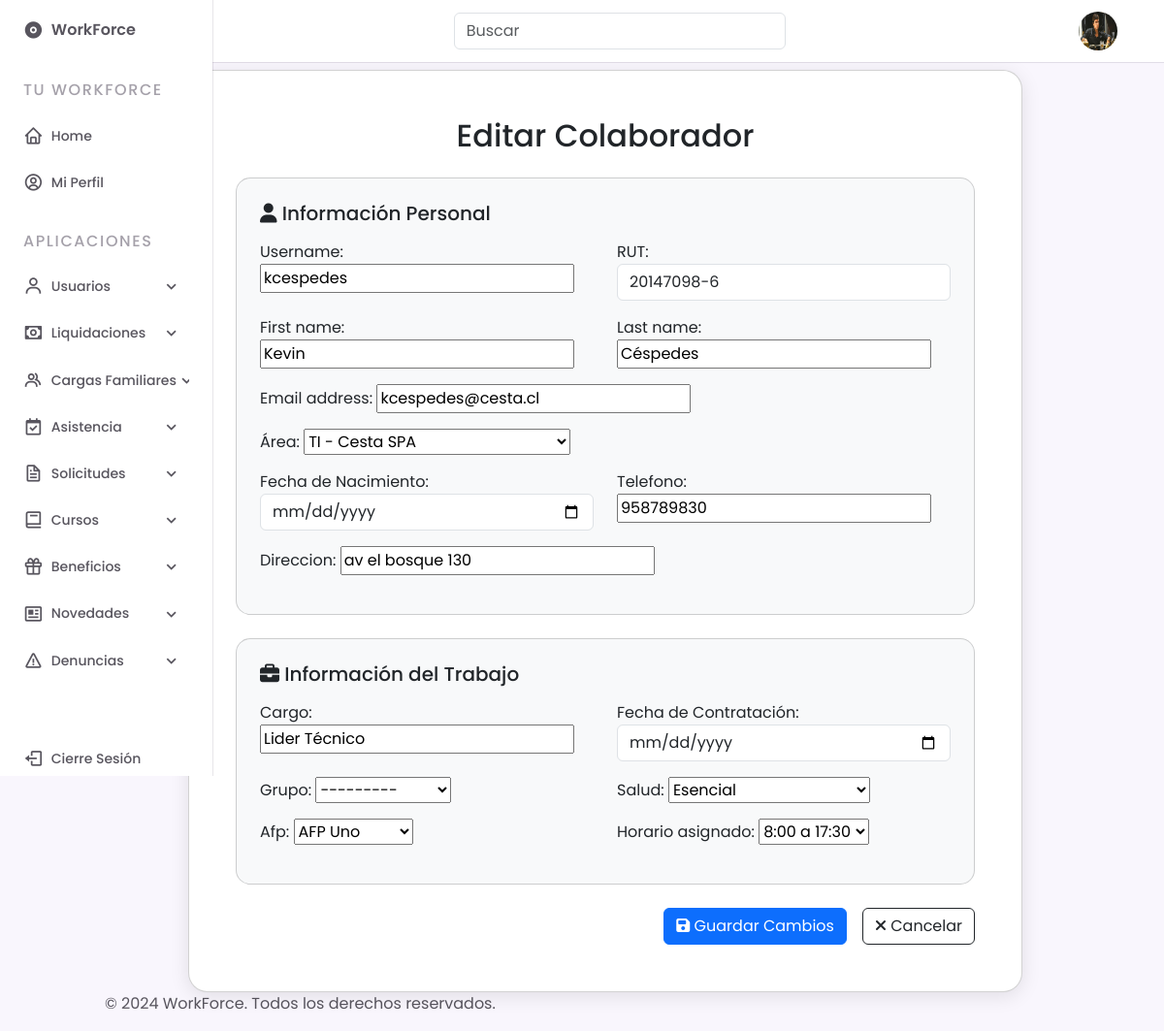
The page /gestiones/colaboradores/editar/2/ (signed in) on the database its author committed.
### gestiones/models.py (models this page shows, shortened)
class CustomUser(AbstractUser):
    empresa = models.ForeignKey(Empresa, on_delete=models.CASCADE, null=True, blank=True)
    area = models.ForeignKey(Area, on_delete=models.SET_NULL, null=True, blank=True)
    cargo = models.CharField(max_length=255, blank=True, null=True)
    fecha_contratacion = models.DateField(blank=True, null=True)
    foto_perfil = models.ImageField(upload_to='fotos_perfil/', null=True, blank=True)
    telefono = models.CharField(max_length=15, null=True, blank=True)
    fecha_nacimiento = models.DateField(null=True, blank=True)
    direccion = models.CharField(max_length=255, blank=True, null=True)
    salud = models.CharField(max_length=30, choices=[
        ('fonasa', 'Fonasa'),
        ('banmedica', 'Banmédica'),
        ('colmena', 'Colmena Golden Cross'),
        ('consalud', 'Consalud'),
        ('cruzblanca', 'CruzBlanca'),
        ('esencial', 'Esencial'),
        ('masvida', 'Nueva Masvida'),
        ('vidatres', 'Vida Tres'),
    ], blank=True, null=True)
    afp = models.CharField(max_length=30, choices=[
        ('capital', 'AFP Capital'),
        ('cuprum', 'AFP Cuprum'),
        ('habitat', 'AFP Habitat'),
        ('modelo', 'AFP Modelo'),
        ('planvital', 'AFP Planvital'),
        ('provida', 'AFP Provida'),
        ('uno', 'AFP Uno'),
    ], blank=True, null=True)
    horario_asignado = models.CharField(max_length=20, choices=[
        ('8:00-17:30', '8:00 a 17:30'),
        ('9:00-18:30', '9:00 a 18:30'),
        ('21:00-8:00', '21:00 a 8:00'),
        ('otro', 'Otro'),
    ], null=True, blank=True)
    rut = models.CharField(max_length=12, unique=True, null=True, blank=True)

### gestiones/views.py (the view)
# urls.py: path('colaboradores/editar/<int:pk>/', views.editar_colaborador, name='editar_colaborador'),
@login_required
@user_passes_test(is_supervisor)  # Solo los supervisores pueden acceder a esta vista
def editar_colaborador(request, pk):
    colaborador = get_object_or_404(CustomUser, pk=pk)
    if request.method == 'POST':
        form = CustomUserChangeForm(request.POST, instance=colaborador)
        if form.is_valid():
            form.save()
            messages.success(request, 'El colaborador ha sido actualizado correctamente.')
            return redirect('lista_colaboradores')  # Redirige a la lista de colaboradores después de guardar
        else:
            messages.error(request, 'Por favor, corrige los errores a continuación.')
    else:
        form = CustomUserChangeForm(instance=colaborador)
    return render(request, 'gestiones/usuarios/editar_colaborador.html', {'form': form, 'colaborador': colaborador})

### gestiones/templates/gestiones/usuarios/editar_colaborador.html (shortened to what this page needs)
{% extends "base.html" %}
{% load static %}
{% block content %}
<div class="container d-flex justify-content-center align-items-center" style="min-height: 80vh;">
    <div class="col-lg-10 col-md-12">
        <div class="card p-5" style="border-radius: 20px; background-color: #ffffff; box-shadow: 0px 4px 20px rgba(0, 0, 0, 0.1);">
            <h2 class="text-center mb-4">Editar Colaborador</h2>
            <form method="post">
                <div class="card mb-4 p-4" style="border-radius: 15px; background-color: #f8f9fa;">
                    <h5 class="mb-3"><i class="fas fa-user"></i> Información Personal</h5>
                    <div class="row">
                        <div class="col-md-6">
                            <div class="form-group mb-3">
                                {{ form.username.label_tag }}
                                {{ form.username }}
                            </div>
                        </div>
                        <div class="col-md-6">
                            <div class="form-group mb-3">
                                {{ form.rut.label_tag }}
                                {{ form.rut }}
                            </div>
                        </div>
                        <div class="col-md-6">
                            <div class="form-group mb-3">
                                {{ form.first_name.label_tag }}
                                {{ form.first_name }}
                            </div>
                        </div>
                        <div class="col-md-6">
                            <div class="form-group mb-3">
                                {{ form.last_name.label_tag }}
                                {{ form.last_name }}
                            </div>
                        </div>
                        <div class="col-md-12">
                            <div class="form-group mb-3">
                                {{ form.email.label_tag }}
                                {{ form.email }}
                            </div>
                        </div>
                        <div class="col-md-12">
                            <div class="form-group mb-3">
                                {{ form.area.label_tag }}
                                {{ form.area }}
                            </div>
                        </div>
                        <div class="col-md-6">
                            <div class="form-group mb-3">
                                {{ form.fecha_nacimiento.label_tag }}
                                {{ form.fecha_nacimiento }}
                            </div>
                        </div>
                        <div class="col-md-6">
                            <div class="form-group mb-3">
                                {{ form.telefono.label_tag }}
                                {{ form.telefono }}
                            </div>
                        </div>
                        <div class="col-md-12">
                            <div class="form-group mb-3">
                                {{ form.direccion.label_tag }}
                                {{ form.direccion }}
                            </div>
                        </div>
                    </div>
                </div>
                <div class="card mb-4 p-4" style="border-radius: 15px; background-color: #f8f9fa;">
                    <h5 class="mb-3"><i class="fas fa-briefcase"></i> Información del Trabajo</h5>
                    <div class="row">
                        <div class="col-md-6">
                            <div class="form-group mb-3">
                                {{ form.cargo.label_tag }}
                                {{ form.cargo }}
                            </div>
                        </div>
                        <div class="col-md-6">
                            <div class="form-group mb-3">
                                {{ form.fecha_contratacion.label_tag }}
                                {{ form.fecha_contratacion }}
                            </div>
                        </div>
                        <div class="col-md-6">
                            <div class="form-group mb-3">
                                {{ form.grupo.label_tag }}
                                {{ form.grupo }}
                            </div>
                        </div>
                        <div class="col-md-6">
                            <div class="form-group mb-3">
                                {{ form.salud.label_tag }}
                                {{ form.salud }}
                            </div>
                        </div>
                        <div class="col-md-6">
                            <div class="form-group mb-3">
                                {{ form.afp.label_tag }}
                                {{ form.afp }}
                            </div>
                        </div>
                        <div class="col-md-6">
                            <div class="form-group mb-3">
                                {{ form.horario_asignado.label_tag }}
                                {{ form.horario_asignado }}
                            </div>
                        </div>
                    </div>
                </div>
                <div class="d-flex justify-content-end">
                    <button type="submit" class="btn btn-primary me-3"><i class="fas fa-save"></i> Guardar Cambios</button>
                    <a href="{% url 'lista_colaboradores' %}" class="btn btn-outline-dark"><i class="fas fa-times"></i> Cancelar</a>
                </div>
            </form>
        </div>
    </div>
</div>
{% endblock %}

### core/templates/base.html (shortened to what this page needs)
{% load static %}
{% load custom_tags %}
<!DOCTYPE html>
<html lang="en">
    <head>
        <link href="https://cdn.jsdelivr.net/npm/bootstrap@5.3.0/dist/css/bootstrap.min.css" rel="stylesheet">
        <link rel="stylesheet" href="https://cdn.jsdelivr.net/npm/boxicons@latest/css/boxicons.min.css">
        <link rel="stylesheet" type="text/css" href="{% static 'css/styles_home.css' %}">
        <link rel="stylesheet" href="https://cdnjs.cloudflare.com/ajax/libs/font-awesome/5.15.4/css/all.min.css">
    </head>
    <body>
        <header class="header">
            <div class="header__container">
                {% if user.foto_perfil %}
                        <img src="{{ user.foto_perfil.url }}" alt="mdo" width="42" height="42" class="header__img">
                    {% else %}
                        <img src="{% static 'img/default_profile.png' %}" alt="mdo" width="42" height="42" class="header__img">
                    {% endif %}
                <a href="{% url 'home' %}" class="header__logo">WorkForce</a>
                <form class="col-12 col-lg-auto mb-3 mb-lg-0 me-lg-3" role="search" action="{% url 'buscar' %}">
                    <input type="search" class="form-control" placeholder="Buscar" aria-label="Search" name="q">
                </form>
            </div>
        </header>
        <div class="nav" id="navbar">
            <nav class="nav__container">
                <div>
                    <a href="{% url 'home' %}" class="nav__link nav__logo">
                        <i class='bx bxs-disc nav__icon' ></i>
                        <span class="nav__logo-name">WorkForce</span>
                    </a>
                    <div class="nav__list">
                        <div class="nav__items">
                            <h3 class="nav__subtitle">Tu WorkForce</h3>
                            <div class="nav__dropdown">
                                <a href="{% url 'home' %}" class="nav__link">
                                    <i class='bx bx-home nav__icon'></i>
                                    <span class="nav__name">Home</span>
                                </a>
                            </div>
                            <div class="nav__dropdown">
                                <a href="{% url 'profile' %}" class="nav__link">
                                    <i class='bx bx-user-circle nav__icon'></i>
                                    <span class="nav__name">Mi Perfil</span>
                                </a>
                            </div>
                        </div>
                        <div class="nav__items">
                            <h3 class="nav__subtitle">Aplicaciones</h3>
                            {% if user|is_supervisor %}
                            <div class="nav__dropdown">
                                <a href="#" class="nav__link">
                                    <i class='bx bx-user nav__icon' ></i>
                                    <span class="nav__name">Usuarios</span>
                                    <i class='bx bx-chevron-down nav__icon nav__dropdown-icon'></i>
                                </a>
                            </div>
                            <div class="nav__dropdown">
                                <a href="#" class="nav__link">
                                    <i class='bx bx-money nav__icon'></i>
                                    <span class="nav__name">Liquidaciones</span>
                                    <i class='bx bx-chevron-down nav__icon nav__dropdown-icon'></i>
                                </a>
                            </div>
                            <div class="nav__dropdown">
                                <a href="#" class="nav__link">
                                    <i class='bx bx-group nav__icon'></i>
                                    <span class="nav__name">Cargas Familiares</span>
                                    <i class='bx bx-chevron-down nav__icon nav__dropdown-icon'></i>
                                </a>
                            </div>
                            <div class="nav__dropdown">
                                <a href="#" class="nav__link">
                                    <i class='bx bx-calendar-check nav__icon'></i>
                                    <span class="nav__name">Asistencia</span>
                                    <i class='bx bx-chevron-down nav__icon nav__dropdown-icon'></i>
                                </a>
                            </div>
                            <div class="nav__dropdown">
                                <a href="#" class="nav__link">
                                    <i class='bx bx-file nav__icon'></i>
                                    <span class="nav__name">Solicitudes</span>
                                    <i class='bx bx-chevron-down nav__icon nav__dropdown-icon'></i>
                                </a>
                            </div>
                            <div class="nav__dropdown">
                                <a href="#" class="nav__link">
                                    <i class='bx bx-book nav__icon'></i>
                                    <span class="nav__name">Cursos</span>
                                    <i class='bx bx-chevron-down nav__icon nav__dropdown-icon'></i>
                                </a>
                            </div>
                            <div class="nav__dropdown">
                                <a href="#" class="nav__link">
                                    <i class='bx bx-gift nav__icon'></i>
                                    <span class="nav__name">Beneficios</span>
                                    <i class='bx bx-chevron-down nav__icon nav__dropdown-icon'></i>
                                </a>
                            </div>
                            <div class="nav__dropdown">
                                <a href="#" class="nav__link">
                                    <i class='bx bx-news nav__icon'></i>
                                    <span class="nav__name">Novedades</span>
                                    <i class='bx bx-chevron-down nav__icon nav__dropdown-icon'></i>
                                </a>
                            </div>
                            <div class="nav__dropdown">
                                <a href="#" class="nav__link">
                                    <i class='bx bx-error nav__icon'></i>
                                    <span class="nav__name">Denuncias</span>
                                    <i class='bx bx-chevron-down nav__icon nav__dropdown-icon'></i>
                                </a>
                            </div>
                            {% endif %}
                        </div>
                    </div>
                </div>
                <a href="#" class="nav__link nav__logout" id="logout-link">
                    <i class='bx bx-log-out nav__icon'></i>
                    <span class="nav__name">Cierre Sesión</span>
                </a>
            </nav>
        </div>
        {% block content %}
        {% endblock %}
        <footer>
            <div class="container">
                <p>&copy; 2024 WorkForce. Todos los derechos reservados.</p>
            </div>
        </footer>
    </body>
</html>

### rows shown on the page
CustomUser: foto_perfil (picture), username "kcespedes", rut "20147098-6", first_name "Kevin", last_name "Céspedes", email "kcespedes@cesta.cl", area "TI - Cesta SPA", telefono "958789830", direccion "av el bosque 130", cargo "Lider Técnico", salud "Esencial", afp "AFP Uno", horario_asignado "8:00 a 17:30"
